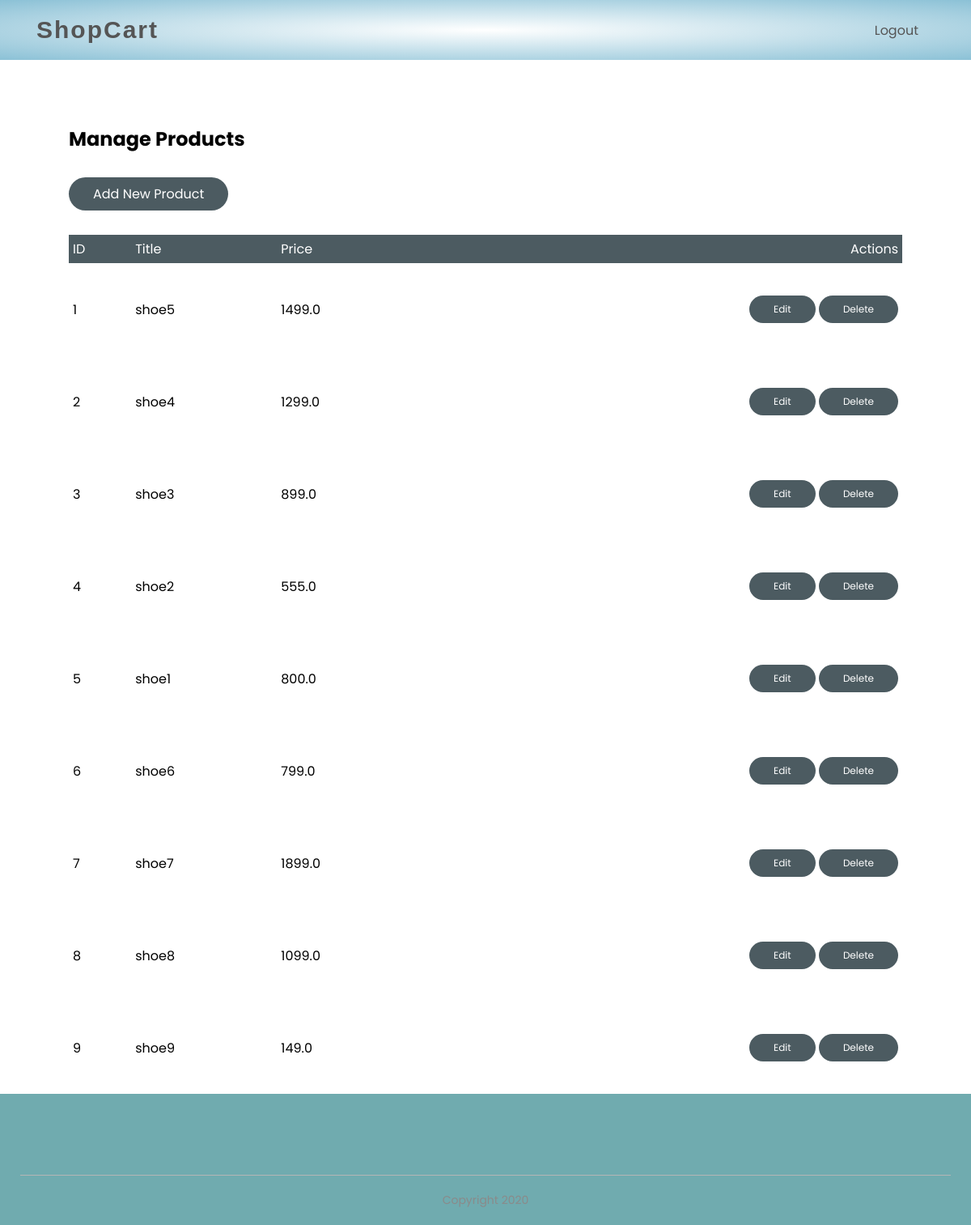
The app's page /admin_product_list/ (signed in) with its own data.
### products/models.py (models this page shows, shortened)
class Product(models.Model):
    LIVE = 1
    DELETE = 0
    DELETE_CHOICES = ((LIVE , 'Live'), (DELETE , 'Delete'))
    title = models.CharField(max_length=200)
    price = models.FloatField()
    description = models.TextField()
    image = models.ImageField(upload_to='media')
    priority = models.IntegerField(default=0)
    status = models.IntegerField(choices=DELETE_CHOICES,default=LIVE)
    created_at = models.DateTimeField(auto_now_add=True)
    updated_at = models.DateTimeField(auto_now=True)

### products/views.py (the view)
# urls.py: path('admin_product_list/', AdminProductListView.as_view(), name='admin_product_list'),
class AdminProductListView(AdminRequiredMixin,LoginRequiredMixin, View):
    def get(self, request):
        products = Product.objects.all().order_by('id')
        context = {'products': products}
        return render(request, 'admin_product_list.html', context)

### products/mixins.py (called while the page is built)
    def dispatch(self, request, *args, **kwargs):
        if not request.user.is_superuser:
            messages.error(request, "You don't have permission to access this page.")
            return redirect('index')
        return super().dispatch(request, *args, **kwargs)

### templates/admin_product_list.html (shortened to what this page needs)
{% extends 'blank_layout.html' %}
{% block content %}
<div class="small-container single-product">
    <h2>Manage Products</h2>
    <a href="{% url 'admin_add_product' %}" class="btn btn-primary">Add New Product</a>
    <div class="row">
<table class="table table-striped">
    <thead>
        <tr>
            <th>ID</th>
            <th>Title</th>
            <th>Price</th>
            <th>Actions</th>
        </tr>
    </thead>
    <tbody>
        {% for product in products %}
        <tr>
            <td>{{ product.id }}</td>
            <td>{{ product.title }}</td>
            <td>{{ product.price }}</td>
            <td>
                <a href="{% url 'admin_edit_product' product.id %}" class="btn btn-warning">Edit</a>
                <a href="{% url 'admin_delete_product' product.id %}" class="btn btn-danger"
                   onclick="return confirm('Are you sure you want to delete this product?');">Delete</a>
            </td>
        </tr>
        {% empty %}
        <tr>
            <td colspan="4">No products found.</td>
        </tr>
        {% endfor %}
    </tbody>
</table>
</div>
</div>
{% endblock content %}

### templates/blank_layout.html (shortened to what this page needs)
{% load static %}
<!DOCTYPE html>
<html lang="en">
<head>
    <link rel="stylesheet" href="{% static 'css/style.css' %}">
    <link rel="stylesheet" href="https://stackpath.bootstrapcdn.com/font-awesome/4.7.0/css/font-awesome.min.css">
</head>
<body>
 {% include 'header.html' %}
    {% block content %}
    {% endblock content %}
    <div class="footer">
        <div class="container">
            <div class="row">
            </div>
            <hr>
            <p class="copyright">Copyright 2020 </p>
        </div>
    </div>
</body>
</html>

### templates/header.html (shortened to what this page needs)
{% load static %}
<div class="header">
    <div class="container">
        {% include 'menu.html' %}
    </div>
</div>

### templates/menu.html (shortened to what this page needs)
{% load static %}
<div class="navbar">
    <div class="logo">
        <a href="{% url 'index' %}" class="logo-text">ShopCart</a>
    </div>
    <nav>
        <ul id="MenuItems">
            {% if not user.is_authenticated %}
            <li><a href="{% url 'showaccount' %}">Login/Signup</a></li>
            {% else %}
            <li><a href="{% url 'signout' %}">Logout</a></li>
            {% endif %}
        </ul>
    </nav>
</div>

### static/css/style.css (style rules this page uses)
* { margin: 0; padding: 0; box-sizing: border-box; }
body { font-family: 'Poppins', sans-serif; }
.navbar { display: flex; align-items: center; padding: 20px; }
nav { flex: 1; text-align: right; }
nav ul { display: inline-block; list-style-type: none; }
nav ul li { display: inline-block; margin-right: 20px; }
.logo-text { font-family: 'Arial', sans-serif; font-size: 30px; font-weight: bold; color: 7FB7BE; text-decoration: none; letter-spacing: 2px; transition: color 0.3s; }
a { text-decoration: none; color: #555; }
p { color: #555; }
.container { max-width: 1300px; margin: auto; padding-left: 25px; padding-right: 25px; }
.row { display: flex; align-items: center; flex-wrap: wrap; justify-content: space-around; }
.btn { display: inline-block; background: #4C5B61; color: white; padding: 8px 30px; margin: 30px 0; border-radius: 30px; transition: background 0.5s; }
.header { background: radial-gradient(#fff,#8bc1d6); }
.small-container { max-width: 1080px; margin: auto; padding-left: 25px; padding-right: 25px; }
.footer { background:#70ABAF; color: #8a8a8a; font-size: 14px; padding: 60px 0 20px; }
.footer p { color: #8a8a8a; }
ul { list-style-type: none; }
.footer hr { border: none; background: #b5b5b5; height: 1px; margin: 20px 0; }
.copyright { text-align: center; }
.single-product { margin-top: 80px; }
table { width: 100%; border-collapse: collapse; }
th { text-align: left; padding: 5px; color: #fff; background: #4C5B61; font-weight: normal; }
td { padding: 10px 5px; }
td a { color: #70ABAF; font-size: 12px; }
td:last-child { text-align: right; }
th:last-child { text-align: right; }

### records on screen
Product: id "1", title "shoe5", price "1499.0"
Product: id "2", title "shoe4", price "1299.0"
Product: id "3", title "shoe3", price "899.0"
Product: id "4", title "shoe2", price "555.0"
Product: id "5", title "shoe1", price "800.0"
Product: id "6", title "shoe6", price "799.0"
Product: id "7", title "shoe7", price "1899.0"
Product: id "8", title "shoe8", price "1099.0"
Product: id "9", title "shoe9", price "149.0"
